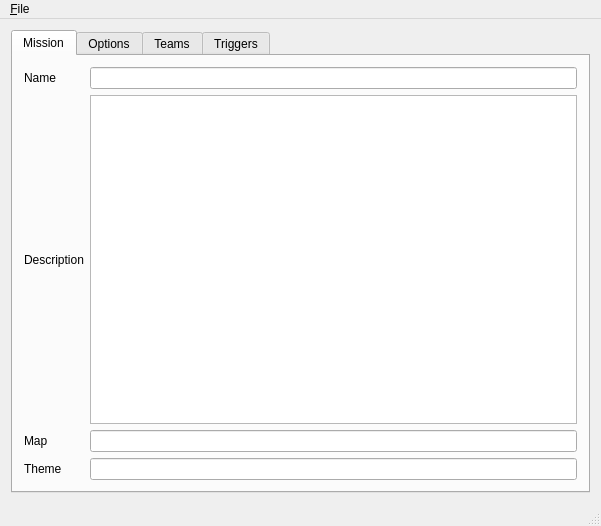
<?xml version="1.0" encoding="UTF-8"?>
<ui version="4.0">
 <class>editor</class>
 <widget class="QMainWindow" name="editor">
  <property name="geometry">
   <rect>
    <x>0</x>
    <y>0</y>
    <width>601</width>
    <height>526</height>
   </rect>
  </property>
  <property name="windowTitle">
   <string>editor</string>
  </property>
  <widget class="QWidget" name="centralWidget">
   <layout class="QGridLayout" name="gridLayout">
    <item row="0" column="0">
     <widget class="QTabWidget" name="tabWidget">
      <property name="currentIndex">
       <number>0</number>
      </property>
      <widget class="QWidget" name="tab_4">
       <attribute name="title">
        <string>Mission</string>
       </attribute>
       <layout class="QGridLayout" name="gridLayout_3">
        <item row="0" column="0">
         <widget class="QLabel" name="label_4">
          <property name="text">
           <string>Name</string>
          </property>
         </widget>
        </item>
        <item row="0" column="1">
         <widget class="QLineEdit" name="leName"/>
        </item>
        <item row="1" column="0">
         <widget class="QLabel" name="label_5">
          <property name="text">
           <string>Description</string>
          </property>
         </widget>
        </item>
        <item row="1" column="1">
         <widget class="QTextEdit" name="teDescription"/>
        </item>
        <item row="2" column="0">
         <widget class="QLabel" name="label_6">
          <property name="text">
           <string>Map</string>
          </property>
         </widget>
        </item>
        <item row="3" column="0">
         <widget class="QLabel" name="label_7">
          <property name="text">
           <string>Theme</string>
          </property>
         </widget>
        </item>
        <item row="2" column="1">
         <widget class="QLineEdit" name="leMap"/>
        </item>
        <item row="3" column="1">
         <widget class="QLineEdit" name="leTheme"/>
        </item>
       </layout>
      </widget>
      <widget class="QWidget" name="tab">
       <attribute name="title">
        <string>Options</string>
       </attribute>
       <layout class="QHBoxLayout" name="horizontalLayout">
        <item>
         <layout class="QVBoxLayout" name="verticalLayout">
          <item>
           <widget class="QCheckBox" name="cbInvulnerable">
            <property name="text">
             <string>Invulnerable</string>
            </property>
           </widget>
          </item>
          <item>
           <widget class="QCheckBox" name="cbArtillery">
            <property name="text">
             <string>Artillery</string>
            </property>
           </widget>
          </item>
          <item>
           <widget class="QCheckBox" name="cbSolidLand">
            <property name="text">
             <string>SolidLand</string>
            </property>
           </widget>
          </item>
          <item>
           <widget class="QCheckBox" name="cbVampiric">
            <property name="text">
             <string>Vampiric</string>
            </property>
           </widget>
          </item>
          <item>
           <widget class="QCheckBox" name="cbOneClanMode">
            <property name="text">
             <string>OneClanMode</string>
            </property>
            <property name="checked">
             <bool>true</bool>
            </property>
           </widget>
          </item>
          <item>
           <widget class="QCheckBox" name="cbKarma">
            <property name="text">
             <string>Karma</string>
            </property>
           </widget>
          </item>
          <item>
           <widget class="QCheckBox" name="cbLaserSight">
            <property name="text">
             <string>LaserSight</string>
            </property>
           </widget>
          </item>
          <item>
           <widget class="QCheckBox" name="cbBorder">
            <property name="text">
             <string>Border</string>
            </property>
           </widget>
          </item>
          <item>
           <widget class="QCheckBox" name="cbLowGravity">
            <property name="text">
             <string>LowGravity</string>
            </property>
           </widget>
          </item>
          <item>
           <widget class="QCheckBox" name="cbMines">
            <property name="text">
             <string>Mines</string>
            </property>
           </widget>
          </item>
          <item>
           <widget class="QCheckBox" name="cbDivideTeams">
            <property name="text">
             <string>DivideTeams</string>
            </property>
           </widget>
          </item>
          <item>
           <widget class="QCheckBox" name="cbMultiWeapon">
            <property name="text">
             <string>MultiWeapon</string>
            </property>
            <property name="checked">
             <bool>true</bool>
            </property>
           </widget>
          </item>
          <item>
           <widget class="QCheckBox" name="cbForts">
            <property name="text">
             <string>Forts</string>
            </property>
           </widget>
          </item>
          <item>
           <spacer name="verticalSpacer">
            <property name="orientation">
             <enum>Qt::Vertical</enum>
            </property>
            <property name="sizeHint" stdset="0">
             <size>
              <width>20</width>
              <height>40</height>
             </size>
            </property>
           </spacer>
          </item>
         </layout>
        </item>
        <item>
         <layout class="QGridLayout" name="gridLayout_2">
          <item row="0" column="0">
           <widget class="QLabel" name="labelSeed">
            <property name="text">
             <string>Seed</string>
            </property>
           </widget>
          </item>
          <item row="0" column="1">
           <widget class="QLineEdit" name="leSeed">
            <property name="text">
             <string>foobar</string>
            </property>
           </widget>
          </item>
          <item row="1" column="0">
           <widget class="QLabel" name="label">
            <property name="text">
             <string>Damage Modifier</string>
            </property>
           </widget>
          </item>
          <item row="2" column="0">
           <widget class="QLabel" name="label_2">
            <property name="text">
             <string>Turn Time</string>
            </property>
           </widget>
          </item>
          <item row="3" column="0">
           <widget class="QLabel" name="label_3">
            <property name="text">
             <string>Crate Drops</string>
            </property>
           </widget>
          </item>
          <item row="4" column="0">
           <spacer name="verticalSpacer_2">
            <property name="orientation">
             <enum>Qt::Vertical</enum>
            </property>
            <property name="sizeHint" stdset="0">
             <size>
              <width>20</width>
              <height>40</height>
             </size>
            </property>
           </spacer>
          </item>
          <item row="1" column="1">
           <widget class="QSpinBox" name="sbDamageModifier">
            <property name="minimum">
             <number>10</number>
            </property>
            <property name="maximum">
             <number>300</number>
            </property>
            <property name="singleStep">
             <number>15</number>
            </property>
            <property name="value">
             <number>100</number>
            </property>
           </widget>
          </item>
          <item row="2" column="1">
           <widget class="QSpinBox" name="sbTurnTime">
            <property name="minimum">
             <number>1000</number>
            </property>
            <property name="maximum">
             <number>100000</number>
            </property>
            <property name="singleStep">
             <number>5000</number>
            </property>
            <property name="value">
             <number>45000</number>
            </property>
           </widget>
          </item>
          <item row="3" column="1">
           <widget class="QSpinBox" name="sbCrateDrops">
            <property name="maximum">
             <number>3</number>
            </property>
           </widget>
          </item>
         </layout>
        </item>
       </layout>
      </widget>
      <widget class="QWidget" name="tab_3">
       <attribute name="title">
        <string>Teams</string>
       </attribute>
      </widget>
      <widget class="QWidget" name="tab_2">
       <attribute name="title">
        <string>Triggers</string>
       </attribute>
      </widget>
     </widget>
    </item>
   </layout>
  </widget>
  <widget class="QMenuBar" name="menuBar">
   <property name="geometry">
    <rect>
     <x>0</x>
     <y>0</y>
     <width>601</width>
     <height>28</height>
    </rect>
   </property>
   <widget class="QMenu" name="menuFile">
    <property name="title">
     <string>&amp;File</string>
    </property>
    <addaction name="actionLoad"/>
    <addaction name="actionSave"/>
    <addaction name="separator"/>
    <addaction name="actionQuit"/>
   </widget>
   <addaction name="menuFile"/>
  </widget>
  <widget class="QStatusBar" name="statusBar"/>
  <action name="actionLoad">
   <property name="text">
    <string>&amp;Load...</string>
   </property>
  </action>
  <action name="actionSave">
   <property name="text">
    <string>&amp;Save</string>
   </property>
  </action>
  <action name="actionQuit">
   <property name="text">
    <string>&amp;Quit</string>
   </property>
  </action>
 </widget>
 <layoutdefault spacing="6" margin="11"/>
 <resources/>
 <connections/>
</ui>
